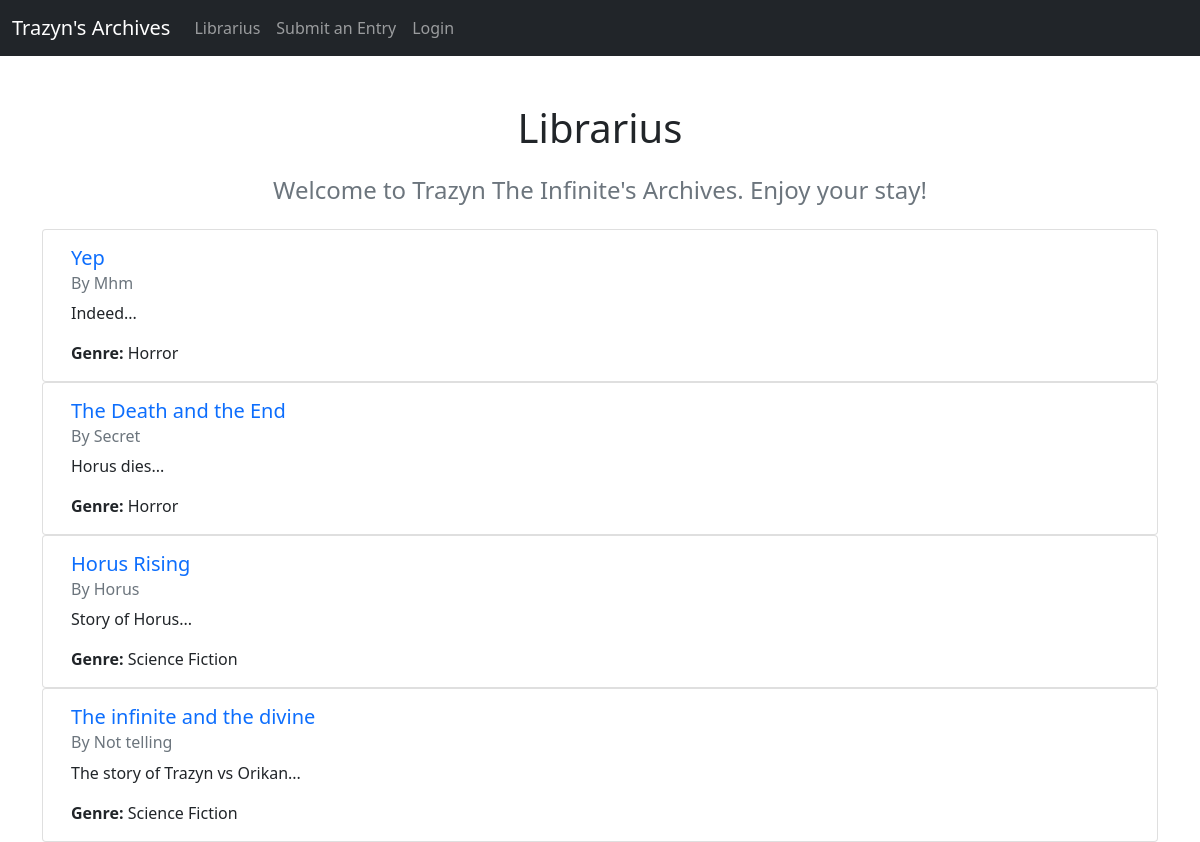
/library/, run on the app's committed database.
### myapp/models.py (models this page shows, shortened)
class Stories(models.Model):
    storyId = models.UUIDField('Story ID', primary_key=True, default=uuid.uuid4, editable=False)
    title = models.CharField('Title', max_length=200)
    author = models.CharField('Author', max_length=100)
    content = models.TextField('Story')
    genre = models.CharField('Genre', max_length=50)
    isPublic = models.BooleanField('Is it Public', default=True)
    user = models.ForeignKey(User, on_delete=models.CASCADE, related_name='stories', null=True, blank=True)
    class Meta:
        verbose_name = 'Stories'
        verbose_name_plural = 'Stories'

### myapp/views.py (the view)
# urls.py: path('library/', views.library, name='library'),
def library(request):
    stories = Stories.objects.all().annotate(average_rating=Avg('ratings__rating'))
    return render(request, 'library.html', {'stories': stories})

### myapp/templates/library.html (shortened to what this page needs)
{% extends 'base.html' %}
{% block content %}
<h1 class="text-center my-4">Librarius</h1>
<h4 class="text-center text-muted mb-4">Welcome to Trazyn The Infinite's Archives. Enjoy your stay!</h4>
<div class="container">
    <div class="row">
        {% for story in stories %}
            {% if story.isPublic or user.is_authenticated %}
                <div class="card">
                    <div class="card-body">
                        <h5 class="card-title">
                            <a href="{% url 'viewStory' story.storyId %}" target="_blank" class="text-decoration-none">{{ story.title }}</a>
                        </h5>
                        <h6 class="card-subtitle mb-2 text-muted">By {{ story.author }}</h6>
                        <p class="card-text">{{ story.content|truncatewords:20 }}...</p>
                        <p class="card-text"><strong>Genre:</strong> {{ story.genre }}</p>
                    </div>
                </div>
            {% endif %}
        {% endfor %}
    </div>
</div>
{% endblock %}

### data on the page
Stories: title "Yep", author "Mhm", content "Indeed", genre "Horror"
Stories: title "The Death and the End", author "Secret", content "Horus dies", genre "Horror"
Stories: title "Horus Rising", author "Horus", content "Story of Horus", genre "Science Fiction"
Stories: title "The infinite and the divine", author "Not telling", content "The story of Trazyn vs Orikan", genre "Science Fiction"
